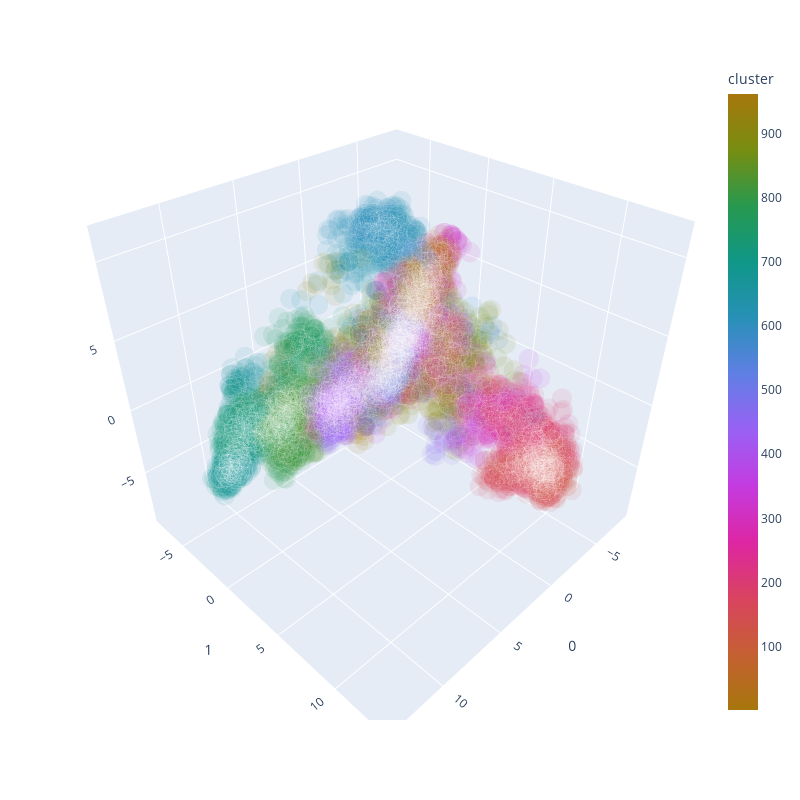

Notebook code cell kept with this figure:
### Markdown cell above
# Visualization

Now that the data has been processed, we just need to make a plot! We will use a three dimensional scatter plot along the three most important principal axes.

### Code cell
# Format the dataframe for display purposes
df = pd.concat([metadata.reset_index(), pd.DataFrame(clustering, columns=['cluster']), pd.DataFrame(transformed_data)], axis = 1)
df['size'] = [0.1] * len(df)
df['author'] = df['author'].apply(lambda author : format_author(author) + ", " if type(author) is str else "")

# Select only core points
df = df[df['cluster'] > 0]

# Display data
fig = px.scatter_3d(
    df, 
    x = 0, 
    y = 1, 
    z = 2, 
    custom_data=['context','author','title'],
    color = 'cluster',
    color_continuous_scale=px.colors.cyclical.Phase,
    size = 'size', 
    opacity = 0.1, 
    width = 800, 
    height = 800
    )
fig.update_traces(hovertemplate='<b>%{customdata[0]}</b><br>%{customdata[1]}<i>%{customdata[2]}</i>')
fig.show()

df

### Figure 1 — Plotly figure (JSON) as saved in the notebook; plotly's stock layout.template omitted (floating-point values rounded to 4 significant figures; data arrays with more than 128 entries replaced by an {"elided": "..."} marker saying what was removed)
{"data": [{"customdata": {"elided": "7375x3 str values"}, "hovertemplate": "<b>%{customdata[0]}</b><br>%{customdata[1]}<i>%{customdata[2]}</i>", "legendgroup": "", "marker": {"color": {"elided": "7375 int values"}, "coloraxis": "coloraxis", "opacity": 0.1, "size": {"elided": "7375 float values"}, "sizemode": "area", "sizeref": 0.00025, "symbol": "circle"}, "mode": "markers", "name": "", "scene": "scene", "showlegend": false, "type": "scatter3d", "x": {"elided": "7375 float values"}, "y": {"elided": "7375 float values"}, "z": {"elided": "7375 float values"}}], "layout": {"coloraxis": {"colorbar": {"title": {"text": "cluster"}}, "colorscale": [[0, "rgb(167, 119, 12)"], [0.09091, "rgb(197, 96, 51)"], [0.1818, "rgb(217, 67, 96)"], [0.2727, "rgb(221, 38, 163)"], [0.3636, "rgb(196, 59, 224)"], [0.4545, "rgb(153, 97, 244)"], [0.5455, "rgb(95, 127, 228)"], [0.6364, "rgb(40, 144, 183)"], [0.7273, "rgb(15, 151, 136)"], [0.8182, "rgb(39, 153, 79)"], [0.9091, "rgb(119, 141, 17)"], [1, "rgb(167, 119, 12)"]]}, "height": 800, "legend": {"itemsizing": "constant", "tracegroupgap": 0}, "margin": {"t": 60}, "scene": {"domain": {"x": [0, 1], "y": [0, 1]}, "xaxis": {"title": {"text": "0"}}, "yaxis": {"title": {"text": "1"}}, "zaxis": {"title": {"text": "2"}}}, "width": 800}}
